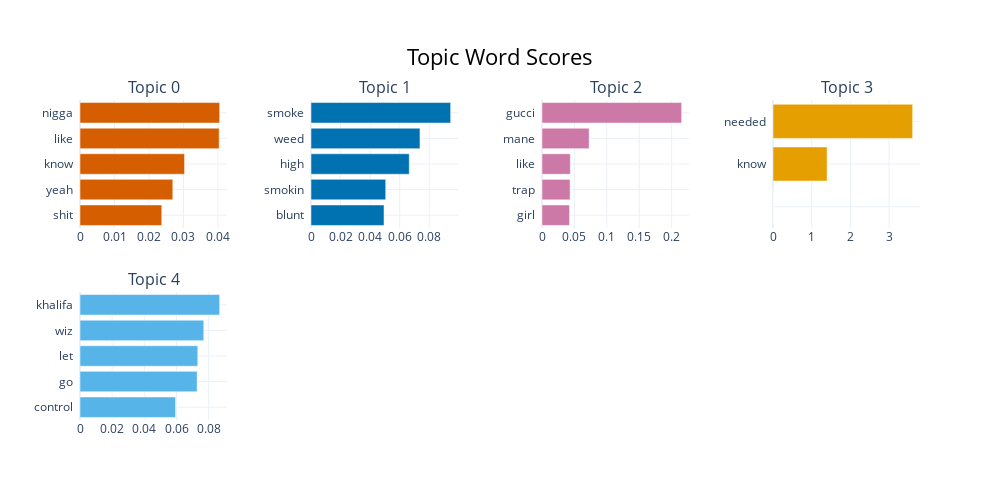

The notebook cell this image was saved under:
### Code cell
# visualize top topic keywords

topic_model.visualize_barchart(top_n_topics=5)

### Figure 1 — Plotly figure (JSON) as saved in the notebook; plotly's stock layout.template omitted (floating-point values rounded to 4 significant figures)
{"data": [{"marker": {"color": "#D55E00"}, "orientation": "h", "type": "bar", "x": [0.0237, 0.02691, 0.03031, 0.04034, 0.04048], "xaxis": "x", "y": ["shit  ", "yeah  ", "know  ", "like  ", "nigga  "], "yaxis": "y"}, {"marker": {"color": "#0072B2"}, "orientation": "h", "type": "bar", "x": [0.04938, 0.05055, 0.06647, 0.07371, 0.09447], "xaxis": "x2", "y": ["blunt  ", "smokin  ", "high  ", "weed  ", "smoke  "], "yaxis": "y2"}, {"marker": {"color": "#CC79A7"}, "orientation": "h", "type": "bar", "x": [0.04251, 0.04333, 0.04374, 0.07271, 0.2155], "xaxis": "x3", "y": ["girl  ", "trap  ", "like  ", "mane  ", "gucci  "], "yaxis": "y3"}, {"marker": {"color": "#E69F00"}, "orientation": "h", "type": "bar", "x": [1e-05, 1e-05, 1e-05, 1.398, 3.609], "xaxis": "x4", "y": ["  ", "  ", "  ", "know  ", "needed  "], "yaxis": "y4"}, {"marker": {"color": "#56B4E9"}, "orientation": "h", "type": "bar", "x": [0.05941, 0.07283, 0.07322, 0.07694, 0.08682], "xaxis": "x5", "y": ["control  ", "go  ", "let  ", "wiz  ", "khalifa  "], "yaxis": "y5"}], "layout": {"annotations": [{"font": {"size": 16}, "showarrow": false, "text": "Topic 0", "x": 0.0875, "xanchor": "center", "xref": "paper", "y": 1, "yanchor": "bottom", "yref": "paper"}, {"font": {"size": 16}, "showarrow": false, "text": "Topic 1", "x": 0.3625, "xanchor": "center", "xref": "paper", "y": 1, "yanchor": "bottom", "yref": "paper"}, {"font": {"size": 16}, "showarrow": false, "text": "Topic 2", "x": 0.6375, "xanchor": "center", "xref": "paper", "y": 1, "yanchor": "bottom", "yref": "paper"}, {"font": {"size": 16}, "showarrow": false, "text": "Topic 3", "x": 0.9125, "xanchor": "center", "xref": "paper", "y": 1, "yanchor": "bottom", "yref": "paper"}, {"font": {"size": 16}, "showarrow": false, "text": "Topic 4", "x": 0.0875, "xanchor": "center", "xref": "paper", "y": 0.4, "yanchor": "bottom", "yref": "paper"}], "height": 500, "hoverlabel": {"bgcolor": "white", "font": {"family": "Rockwell", "size": 16}}, "showlegend": false, "title": {"font": {"color": "Black", "size": 22}, "text": "Topic Word Scores", "x": 0.5, "xanchor": "center", "yanchor": "top"}, "width": 1000, "xaxis": {"anchor": "y", "domain": [0, 0.175], "showgrid": true}, "xaxis2": {"anchor": "y2", "domain": [0.275, 0.45], "showgrid": true}, "xaxis3": {"anchor": "y3", "domain": [0.55, 0.725], "showgrid": true}, "xaxis4": {"anchor": "y4", "domain": [0.825, 1], "showgrid": true}, "xaxis5": {"anchor": "y5", "domain": [0, 0.175], "showgrid": true}, "xaxis6": {"anchor": "y6", "domain": [0.275, 0.45], "showgrid": true}, "xaxis7": {"anchor": "y7", "domain": [0.55, 0.725], "showgrid": true}, "xaxis8": {"anchor": "y8", "domain": [0.825, 1], "showgrid": true}, "yaxis": {"anchor": "x", "domain": [0.6, 1], "showgrid": true}, "yaxis2": {"anchor": "x2", "domain": [0.6, 1], "showgrid": true}, "yaxis3": {"anchor": "x3", "domain": [0.6, 1], "showgrid": true}, "yaxis4": {"anchor": "x4", "domain": [0.6, 1], "showgrid": true}, "yaxis5": {"anchor": "x5", "domain": [0, 0.4], "showgrid": true}, "yaxis6": {"anchor": "x6", "domain": [0, 0.4], "showgrid": true}, "yaxis7": {"anchor": "x7", "domain": [0, 0.4], "showgrid": true}, "yaxis8": {"anchor": "x8", "domain": [0, 0.4], "showgrid": true}}}
